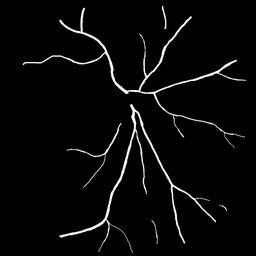
#> input picture Tree_Prior/2D/network_prediction.png, 256 x 256 px, shrunk from 512 x 512 before the run
$ python priori_embedding_2d.py
#> lines starting #> are read from the running program, lines starting #| are printed output that depends on the picture; after the words box and inside, x2 and y2 are one past the last pixel; in counts of white or black regions, pixels touching at a corner belong together
import cv2
import numpy as np
from matplotlib.pyplot import *
from skimage import morphology
from scipy.ndimage import distance_transform_edt
import math
from scipy.ndimage import binary_dilation
from scipy.ndimage import binary_erosion
def connected_components2D(image):
    labels = np.zeros_like(image, dtype=np.int32)
    current_label = 1
    for i in range(image.shape[0]):
        for j in range(image.shape[1]):
            if image[i, j] == 1 and labels[i, j] == 0:
                label = current_label
                current_label += 1
                labels[i, j] = label
                stack = [(i, j)]
                while len(stack) > 0:
                    x, y = stack.pop()
                    connected4=[(0, -1), (0, 1), (-1, 0), (1, 0)]
                    connected8=[(0, -1), (0, 1), (-1, 0), (1, 0),(-1,-1),(1,1),(1,-1),(-1,1)]
                    for dx, dy in connected8:
                        x2, y2 = x + dx, y + dy
                        if x2 >= 0 and x2 < image.shape[0] and y2 >= 0 and y2 < image.shape[1] and image[x2, y2] == 1 and labels[x2, y2] == 0:
                            labels[x2, y2] = label
                            stack.append((x2, y2))
    return labels
def shortest_distance(labels,directions,connect1,connect2):
    coords1 = np.transpose(np.where(labels == connect1))
    coords2 = np.transpose(np.where(labels == connect2))
    min_score = float('inf')
    closest_coord1 = None
    closest_coord2 = None
    for coord1 in coords1:
        for coord2 in coords2:
            dist = np.linalg.norm(coord1 - coord2)
            min_angle=float('inf')
            for i in range(1,int(directions[coord1[0],coord1[1],0])+1):
                for j in range(1,int(directions[coord2[0],coord2[1],0])+1):
                    angle1=np.sin(abs(directions[coord1[0],coord1[1],i]-directions[coord2[0],coord2[1],j]))
                    angle2=np.sin(abs(np.arctan2(coord1[0]-coord2[0],coord1[1]-coord2[1])%np.pi-directions[coord1[0],coord1[1],i]))
                    angle3=np.sin(abs(np.arctan2(coord1[0]-coord2[0],coord1[1]-coord2[1])%np.pi-directions[coord2[0],coord2[1],j]))
                    angle=angle1+angle2+angle3
                    if angle<min_angle:
                        min_angle=angle
            score = dist*(min_angle+1)
            if score < min_score:
                min_score = score
                closest_coord1 = coord1
                closest_coord2 = coord2
    return min_score,closest_coord1,closest_coord2
def get_weight(image,directions):
    weight=np.zeros((image.max(),image.max(),5))
    for i in range(image.max()):
        for j in range(i+1,image.max()):
            #print(i,j)
            min_score,closest_coord1,closest_coord2=shortest_distance(image,directions,i+1,j+1)
            weight[i,j,:]=[min_score,closest_coord1[0],closest_coord1[1],closest_coord2[0],closest_coord2[1]]
    return weight
def find_min(matrix):
    matrix=matrix[:,:,0]
    min_val =float('inf')
    for i in range(0,len(matrix)):
        for j in range(i+1, len(matrix[0])):
            if matrix[i][j] < min_val:
                min_val = matrix[i][j]
                x,y=i,j
    return x,y
def get_direction(image):
    directions=np.zeros((image.shape[0],image.shape[1],9))
    for i in range(image.shape[0]):
        for j in range(image.shape[1]):
            if image[i,j]!=0:
                nearpoint=get_nearpoint(image,i,j)
                if nearpoint.shape[0]!=0:
                    if nearpoint.shape[0]==1:
                        directions[i,j,0]=1
                        directions[i,j,1]=np.arctan2(nearpoint[0,0]-i,nearpoint[0,1]-j)%np.pi
                    if nearpoint.shape[0]==2:
                        directions[i,j,0]=1
                        directions[i,j,1]=np.arctan2(nearpoint[0,0]-nearpoint[1,0],nearpoint[0,1]-nearpoint[1,1])%np.pi
                    if nearpoint.shape[0]>2:
                        directions[i,j,0]=nearpoint.shape[0]
                        k=1
                        for n in range(nearpoint.shape[0]):
                            directions[i,j,k]=np.arctan2(nearpoint[n,0]-i,nearpoint[n,1]-j)%np.pi
                            k+=1
    return directions
def get_nearpoint(image,x,y):
    neighbors=np.empty((0, 2))
    for dx in range(-1,2):
        for dy in range(-1,2):
            if dx==0 and dy==0:
                    continue
            nx, ny = int(x + dx), int(y + dy)
            if nx >= 0 and nx < image.shape[0] and ny >= 0 and ny < image.shape[1]:
                if(image[nx,ny]!=0):
                    neighbors=np.append(neighbors,np.array([nx,ny]).reshape(1, 2),axis=0)
    return neighbors
def get_radius(img,x):
    for i in range(1,10):
        square=img[x[0]-i:x[0]+i+1,x[1]-i:x[1]+i+1]
        if np.count_nonzero(square)<((2*i+1)**2):
            break
    return i-1
def connect_near(image,start,end,r1,r2):
    y1, x1 = start
    y2, x2 = end
    r=int(math.ceil((r1+r2)/2))
    dx = abs(x2 - x1)
    dy = abs(y2 - y1)
    x, y = x1, y1
    sx = 1 if x1 < x2 else -1
    sy = 1 if y1 < y2 else -1
    err = dx - dy

    while x != x2 or y != y2:
        for i in range(y-r,y+r+1):
            for j in range(x-r,x+r+1):
                image[i, j] = image[y1,x1]
        e2 = err * 2
        if e2 > -dy:
            err -= dy
            x += sx
        if e2 < dx:
            err += dx
            y += sy
        # if x<0 or x>=image.shape[1] or y<0 or y>=image.shape[0]:
        #     break
    return image

img=cv2.imread('network_prediction.png')[:,:,0]
#> img: shape (256, 256); min 0, max 255, mean 8.3
img=np.where(img!=0,1,0)
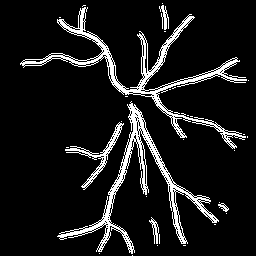
#> img: shape (256, 256) int64; values 0 (black) and 1 (white), 9.9% white in thin lines or dots, all inside (x1, y1, x2, y2) = (20, 3, 249, 256)
sk=morphology.skeletonize(img,method='lee').astype(np.uint16)
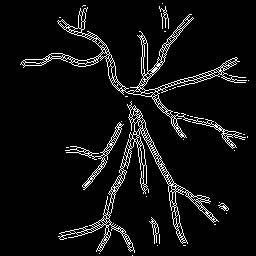
#> sk: shape (256, 256) uint16; values 0 (black) and 1 (white), 6.4% white in thin lines or dots, all inside (x1, y1, x2, y2) = (20, 3, 249, 256)
while(1):
    sk_count=connected_components2D(sk)
    if(sk_count.max()==1):
        break
    n_sk_count=np.zeros(sk_count.max())
    weights=np.zeros((sk_count.max(),sk_count.max(),7))
    directions=get_direction(sk)
#> (the run stopped early here; a loop or call above may not have finished)
